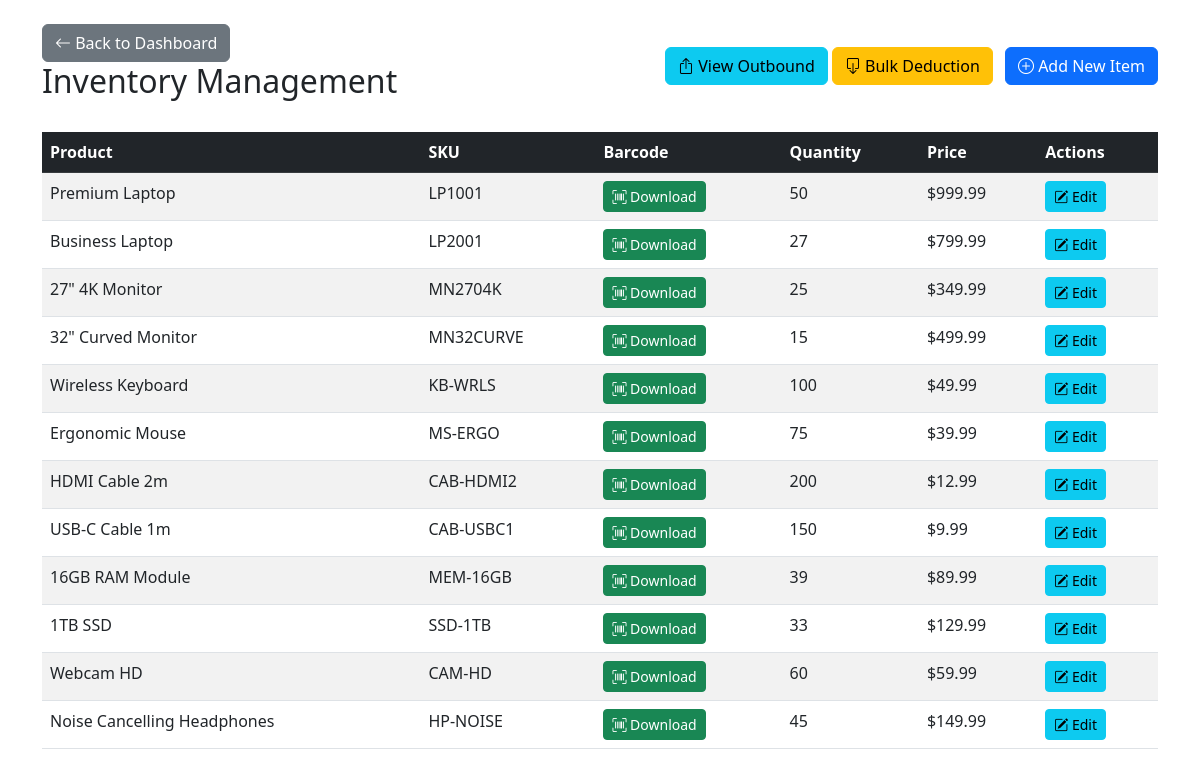
The app's page /inventory.php (signed in) with its own data.
### tables this page shows
CREATE TABLE `inventory` (
  `id` int(11) NOT NULL,
  `product_name` varchar(100) NOT NULL,
  `sku` varchar(50) NOT NULL,
  `quantity` int(11) NOT NULL DEFAULT 0,
  `reorder_level` int(11) NOT NULL DEFAULT 10,
  `price` decimal(10,2) NOT NULL,
  `supplier_id` int(11) DEFAULT NULL,
  `last_updated` timestamp NOT NULL DEFAULT current_timestamp() ON UPDATE current_timestamp()
);

### inventory.php (the view, shortened to what this page needs)
<?php
require 'config.php';
$inventory = $pdo->query("SELECT * FROM inventory")->fetchAll();
?>
<!DOCTYPE html>
<html>
<head>
    <link href="https://cdn.jsdelivr.net/npm/bootstrap@5.3.0/dist/css/bootstrap.min.css" rel="stylesheet">
    <link rel="stylesheet" href="https://cdn.jsdelivr.net/npm/bootstrap-icons@1.10.0/font/bootstrap-icons.css">
</head>
<body>
    <div class="container mt-4">
        <div class="d-flex justify-content-between align-items-center mb-4">
            <div>
                <a href="dashboard.php" class="btn btn-secondary me-2">
                    <i class="bi bi-arrow-left"></i> Back to Dashboard
                </a>
                <h2>Inventory Management</h2>
            </div>
            <div>
                <a href="outbound.php" class="btn btn-info">
                    <i class="bi bi-box-arrow-up"></i> View Outbound
                </a>
                <a href="module_deduction.php" class="btn btn-warning me-2">
                    <i class="bi bi-box-arrow-down"></i> Bulk Deduction
                </a>
                <a href="add_inventory.php" class="btn btn-primary">
                    <i class="bi bi-plus-circle"></i> Add New Item
                </a>
            </div>
        </div>
        <table class="table table-striped">
            <thead class="table-dark">
                <tr>
                    <th>Product</th>
                    <th>SKU</th>
                    <th>Barcode</th>
                    <th>Quantity</th>
                    <th>Price</th>
                    <th>Actions</th>
                </tr>
            </thead>
            <tbody>
                <?php foreach ($inventory as $item): ?>
                    <tr>
                        <td><?= htmlspecialchars($item['product_name']) ?></td>
                        <td><?= htmlspecialchars($item['sku']) ?></td>
                        <td>
                            <?php if (!empty($item['sku'])): ?>
                                <a href="barcode_generator.php?sku=<?= urlencode($item['sku']) ?>"
                                   class="btn btn-sm btn-success download-barcode"
                                   data-sku="<?= htmlspecialchars($item['sku']) ?>">
                                    <i class="bi bi-upc-scan"></i> Download
                                </a>
                            <?php else: ?>
                                <span class="text-muted">N/A</span>
                            <?php endif; ?>
                        </td>
                        <td><?= $item['quantity'] ?></td>
                        <td>$<?= number_format($item['price'], 2) ?></td>
                        <td>
                            <a href="edit_inventory.php?id=<?= $item['id'] ?>" class="btn btn-sm btn-info">
                                <i class="bi bi-pencil-square"></i> Edit
                            </a>
                        </td>
                    </tr>
                <?php endforeach; ?>
            </tbody>
        </table>
    </div>
</body>
</html>

### records on screen
inventory: product_name "Premium Laptop", sku "LP1001", quantity "50", price "999.99"
inventory: product_name "Business Laptop", sku "LP2001", quantity "27", price "799.99"
inventory: product_name "27\" 4K Monitor", sku "MN2704K", quantity "25", price "349.99"
inventory: product_name "32\" Curved Monitor", sku "MN32CURVE", quantity "15", price "499.99"
inventory: product_name "Wireless Keyboard", sku "KB-WRLS", quantity "100", price "49.99"
inventory: product_name "Ergonomic Mouse", sku "MS-ERGO", quantity "75", price "39.99"
inventory: product_name "HDMI Cable 2m", sku "CAB-HDMI2", quantity "200", price "12.99"
inventory: product_name "USB-C Cable 1m", sku "CAB-USBC1", quantity "150", price "9.99"
inventory: product_name "16GB RAM Module", sku "MEM-16GB", quantity "39", price "89.99"
inventory: product_name "1TB SSD", sku "SSD-1TB", quantity "33", price "129.99"
inventory: product_name "Webcam HD", sku "CAM-HD", quantity "60", price "59.99"
inventory: product_name "Noise Cancelling Headphones", sku "HP-NOISE", quantity "45", price "149.99"
